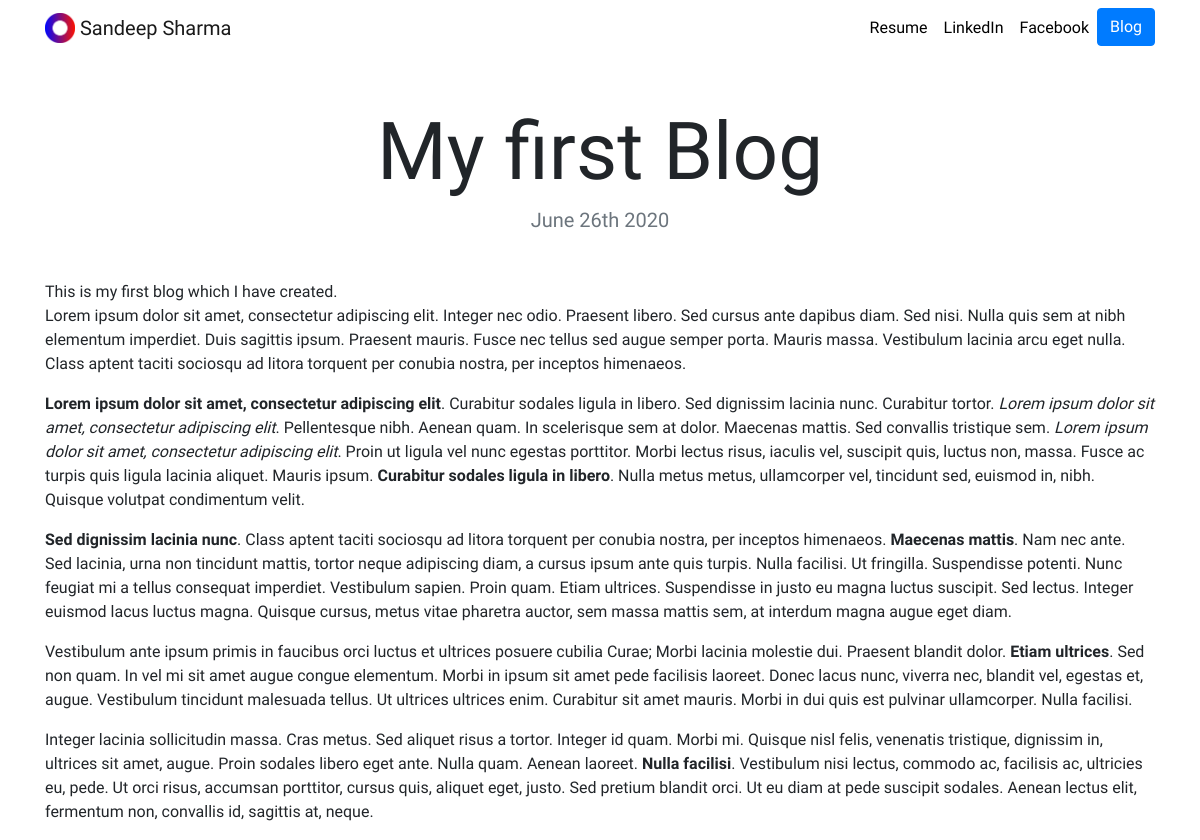
Page /blog/1/ on the committed database.
### blog/models.py (models this page shows, shortened)
class Blog(models.Model):
    title=models.CharField(max_length=200)
    description=models.TextField(max_length=5000)
    date=models.DateField()

### blog/views.py (the view)
# urls.py: path('<int:blog_id>/', views.detail, name='detail'),
def detail(request, blog_id):
    blog = get_object_or_404(Blog, pk=blog_id)
    return render(request, 'blog/detail.html',{'blog':blog})

### blog/templates/blog/detail.html
{% extends "portfolio/base.html" %}
{% load static %}
{% block content %}
<h1 class="text-center mt-5" id="blogdetailtitle">{{ blog.title }}</h1>
<h5 class="text-center text-muted mb-5">{{ blog.date|date:'F jS Y' }}</h5>
{{ blog.description|safe }}
{% endblock %}

### portfolio/static/portfolio/custom.css (style rules this page uses)
body { font-family: 'Fondamento', sans-serif; }
@media (min-width: 992px) { #blogdetailtitle { font-size: 5rem; } }

### rows in the picture
Blog: title "My first Blog", date "June 26th 2020", description "This is my first blog which I have created. Lorem ipsum dolor sit amet, consectetur adipiscing elit. Integer nec odio. Praesent libero. Sed cursus ante dapibus diam. Sed nisi. Nulla quis sem at nibh elementum imperdiet. Duis sagittis ipsum. Praesent mauris. Fusce nec tellus sed augue semper porta. Mauris massa. Vestibulum lacinia arcu eget nulla. Class aptent taciti sociosqu ad litora torquent per conubia nostra, per inceptos himenaeos. Lorem ipsum dolor sit amet, consectetur adipiscing elit . Curabitur sodales ligula in libero. Sed dignissim lacinia nunc. Curabitur tortor. Lorem ipsum dolor sit amet, consectetur adipiscing elit . Pellentesque nibh. Aenean quam. In scelerisque sem at dolor.…"
